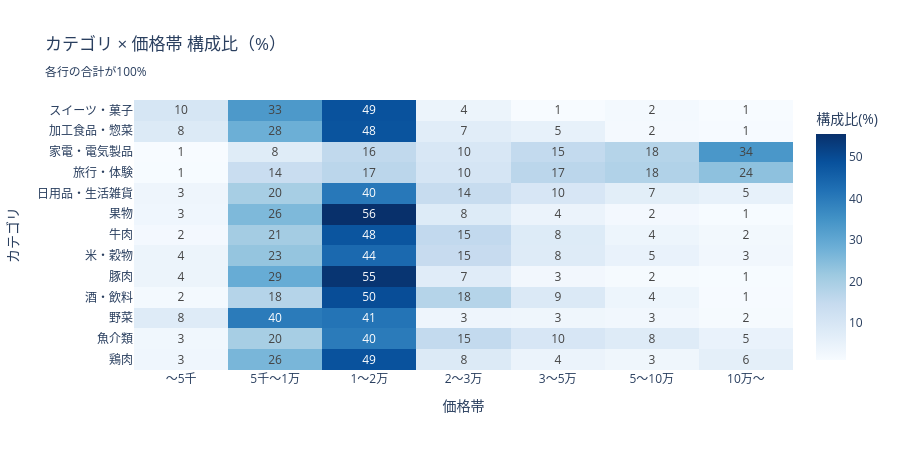

The code cell stored with this chart in its notebook:
### Markdown cell above
## 3. カテゴリ別 価格帯分布

### Code cell
price_dist = category_price_distribution(df)
price_dist = price_dist.drop(index='その他', errors='ignore')

fig = px.imshow(
    price_dist,
    text_auto='.0f',
    title='カテゴリ × 価格帯 構成比（%）<br><sub>各行の合計が100%</sub>',
    labels=dict(x='価格帯', y='カテゴリ', color='構成比(%)'),
    color_continuous_scale='Blues',
    aspect='auto',
    height=450
)
fig.show()

### Figure 1 — Plotly figure (JSON) as saved in the notebook; plotly's stock layout.template omitted (floating-point values rounded to 4 significant figures)
{"data": [{"coloraxis": "coloraxis", "hovertemplate": "価格帯: %{x}<br>カテゴリ: %{y}<br>構成比(%): %{z}<extra></extra>", "name": "0", "texttemplate": "%{z:.0f}", "type": "heatmap", "x": ["〜5千", "5千〜1万", "1〜2万", "2〜3万", "3〜5万", "5〜10万", "10万〜"], "xaxis": "x", "y": ["スイーツ・菓子", "加工食品・惣菜", "家電・電気製品", "旅行・体験", "日用品・生活雑貨", "果物", "牛肉", "米・穀物", "豚肉", "酒・飲料", "野菜", "魚介類", "鶏肉"], "yaxis": "y", "z": [[10.1, 33.3, 48.5, 4.0, 1.0, 2.0, 1.0], [8.3, 28.1, 48.2, 7.0, 5.3, 1.8, 1.3], [1.0, 7.5, 15.5, 9.6, 15.1, 17.5, 33.8], [1.2, 13.7, 16.5, 10.3, 16.5, 18.2, 23.6], [3.4, 20.0, 40.4, 14.4, 9.8, 6.7, 5.3], [3.1, 25.7, 55.6, 8.0, 4.3, 2.1, 1.2], [2.2, 20.5, 48.0, 15.3, 8.0, 3.7, 2.3], [4.0, 22.7, 43.6, 14.5, 7.8, 4.7, 2.7], [4.0, 28.9, 54.6, 7.3, 2.5, 1.5, 1.2], [2.0, 17.5, 49.5, 17.5, 8.6, 3.6, 1.3], [7.9, 39.8, 41.4, 3.4, 3.3, 2.7, 1.6], [2.8, 19.9, 39.9, 15.1, 9.8, 7.8, 4.8], [3.1, 26.4, 48.6, 8.3, 4.2, 3.2, 6.1]]}], "layout": {"coloraxis": {"colorbar": {"title": {"text": "構成比(%)"}}, "colorscale": [[0, "rgb(247,251,255)"], [0.125, "rgb(222,235,247)"], [0.25, "rgb(198,219,239)"], [0.375, "rgb(158,202,225)"], [0.5, "rgb(107,174,214)"], [0.625, "rgb(66,146,198)"], [0.75, "rgb(33,113,181)"], [0.875, "rgb(8,81,156)"], [1, "rgb(8,48,107)"]]}, "height": 450, "title": {"text": "カテゴリ × 価格帯 構成比（%）<br><sub>各行の合計が100%</sub>"}, "xaxis": {"anchor": "y", "domain": [0, 1], "title": {"text": "価格帯"}}, "yaxis": {"anchor": "x", "autorange": "reversed", "domain": [0, 1], "title": {"text": "カテゴリ"}}}}
